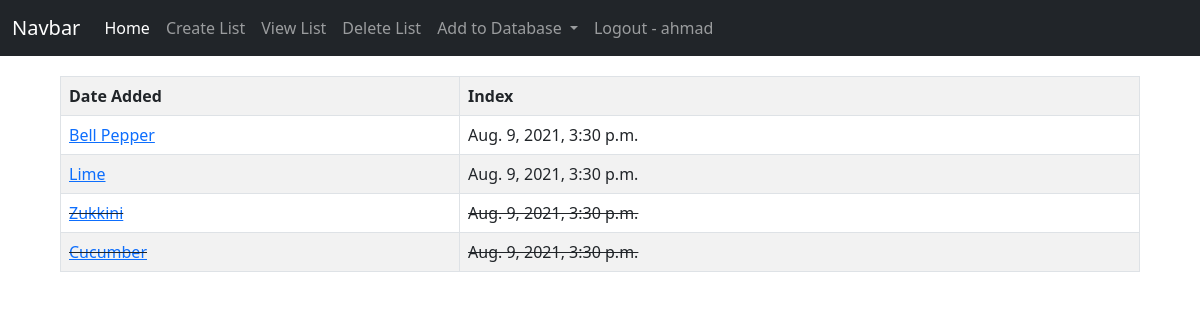
Page /grocery/list/ (signed in) on the earlier database version.
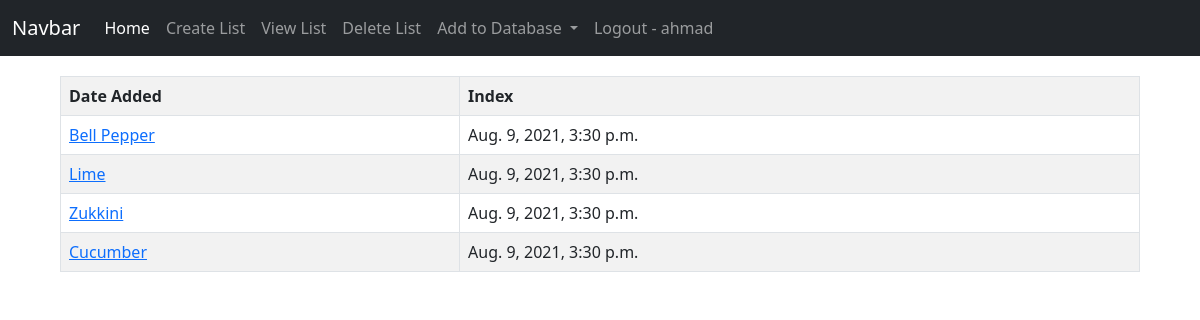
Same page on the later database version.
### grocery/models.py (models this page shows, shortened)
class GroceryList(models.Model):
    user_id = models.IntegerField(max_length=255, null=True)
    item = models.CharField(max_length=255, null=True)
    completed = models.BooleanField(default=False)
    date = models.DateTimeField(auto_now=True, null=True)

### grocery/views.py (the view)
# urls.py: path('list/', views.view_list, name='list'),
@login_required(login_url='/account/login')
def view_list(request):
    user_id = request.session['_auth_user_id']
    grocery_list = GroceryList.objects.filter(user_id=user_id)
    return render(request, 'view_list.html', {'list': grocery_list})

### grocery/templates/view_list.html (shortened to what this page needs)
{% extends 'base.html' %}
{% block content %}
{% load static %}
<link rel="stylesheet" type="text/css" href="{% static 'grocery.css' %}">
<table class="table table-striped table-bordered">
    <tr>
        <th>Date Added</th>
        <th>Index </th>
    </tr>
    {% for i in list %}
    {% if i.completed %}
    <tr>
        <td>
         <s><a href="{% url 'grocery:undo' item_id=i.id %}">{{ i.item }}</a>
        </td>
        <td>
            <s>{{ i.date }}</s>
        </td>
    </tr>
    {% else %}
    <tr>
        <td>
         <a href="{% url 'grocery:complete' item_id=i.id %}">{{ i.item }}</a>
        </td>
        <td>
            {{ i.date }}
        </td>
    </tr>
    {% endif %}
    {% endfor %}
</table>
{% endblock %}

### templates/base.html (shortened to what this page needs)
<!DOCTYPE html>
<html lang="en">
<head>
    <link href="https://cdn.jsdelivr.net/npm/bootstrap@5.0.2/dist/css/bootstrap.min.css" rel="stylesheet">
</head>
{% load static %}
<link rel="stylesheet" type="text/css" href="{% static 'grocery.css' %}">
<nav class="navbar navbar-expand-lg navbar-dark bg-dark">
  <div class="container-fluid">
    <a class="navbar-brand" href="#">Navbar</a>
    <div class="collapse navbar-collapse" id="navbarNavDropdown">
      <ul class="navbar-nav">
        <li class="nav-item">
          <a class="nav-link active" aria-current="page" href="/">Home</a>
        </li>
        <li class="nav-item">
          <a class="nav-link" href="{% url 'grocery:create_list' %}">Create List</a>
        </li>
        <li class="nav-item">
          <a class="nav-link" href="{% url 'grocery:list' %}">View List</a>
        </li>
        <li class="nav-item">
          <a class="nav-link" href="{% url 'grocery:delete' %}">Delete List</a>
        </li>
        <li class="nav-item dropdown">
          <a class="nav-link dropdown-toggle" href="#" id="navbarDropdownMenuLink" role="button" data-bs-toggle="dropdown" aria-expanded="false">
            Add to Database
          </a>
        </li>
        {% if user.is_authenticated %}
        <li class="nav-item">
          <a class="nav-link" href="{% url 'user_account:logout' %}">Logout - {{ user }}</a>
        </li>
        {% else %}
        <li class="nav-item">
          <a class="nav-link" href="{% url 'user_account:login' %}">Login</a>
        </li>
        {% endif %}
      </ul>
    </div>
  </div>
</nav>
<body>
  {% block content %}
  {% endblock %}
</body>
</html>

### staticfiles/grocery.css (style rules this page uses)
table { margin: 0 auto; margin-bottom: 10px; width: 200px; max-width: 90%; margin-top: 20px; }

Differences in the rows shown:
changed GroceryList "Zukkini": completed True → False (drawn)
changed GroceryList "Cucumber": completed True → False (drawn)
